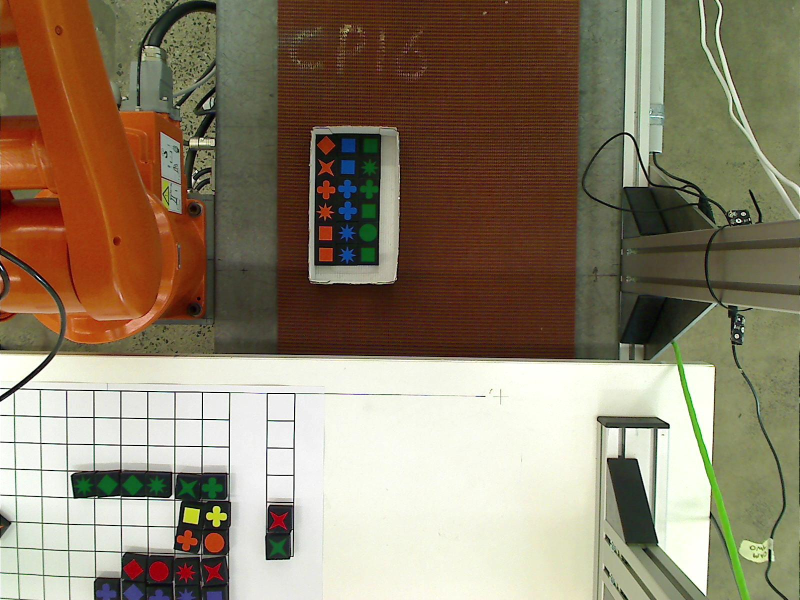
%> input picture Vision/detectConveyorBlocks/img1.jpg, 1600 x 1200 px (shown at 1/2 size)
$ octave --eval "result = detectConveyorBlocks(imread('img1.jpg'));"   (GNU Octave 9; MATLAB toolbox functions it lacks are replaced by stand-ins)
%> lines starting %> are read from the running program, lines starting %| are printed output that depends on the picture; in (x1, y1, x2, y2) boxes, pixels count from 0 and x2, y2 are one past the last pixel; in counts of white or black regions, pixels touching at a corner belong together; the program's own positions count from 1
### Vision/DetectConveyor/createConMask.m
function [BW,maskedRGBImage] = createConMask(RGB)
%createMask  Threshold RGB image using auto-generated code from colorThresholder app.
%  [BW,MASKEDRGBIMAGE] = createMask(RGB) thresholds image RGB using
%  auto-generated code from the colorThresholder app. The colorspace and
%  range for each channel of the colorspace were set within the app. The
%  segmentation mask is returned in BW, and a composite of the mask and
%  original RGB images is returned in maskedRGBImage.

% Auto-generated by colorThresholder app on 07-Oct-2017
%------------------------------------------------------


% Convert RGB image to chosen color space
I = rgb2hsv(RGB);
%> I: size 1200x1600x3 double; mean H, S, V 0.175, 0.368, 0.567

% Define thresholds for channel 1 based on histogram settings
channel1Min = 0.949;
channel1Max = 0.120;

% Define thresholds for channel 2 based on histogram settings
channel2Min = 0.412;
channel2Max = 1.000;

% Define thresholds for channel 3 based on histogram settings
channel3Min = 0.000;
channel3Max = 0.560;

% Create mask based on chosen histogram thresholds
sliderBW = ( (I(:,:,1) >= channel1Min) | (I(:,:,1) <= channel1Max) ) & ...
    (I(:,:,2) >= channel2Min ) & (I(:,:,2) <= channel2Max) & ...
    (I(:,:,3) >= channel3Min ) & (I(:,:,3) <= channel3Max);
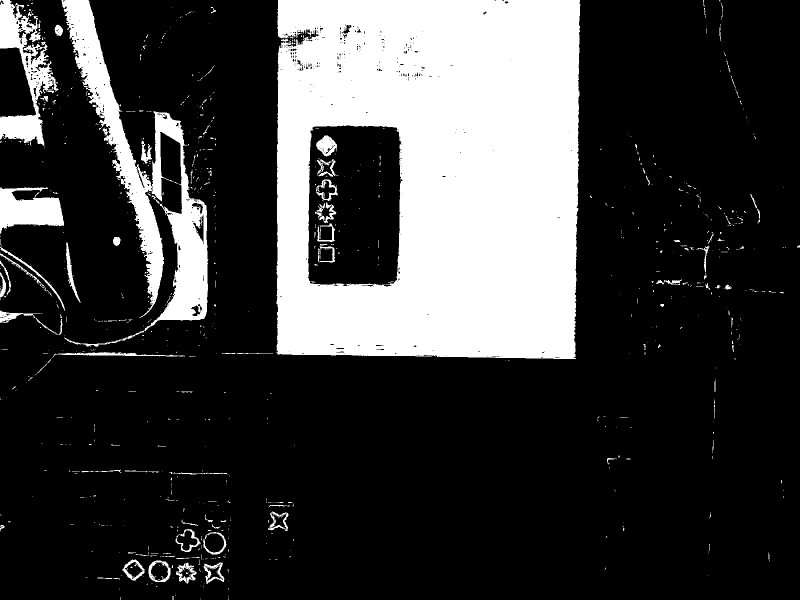
%> sliderBW: size 1200x1600 logical (shown at 1/2 size); 23.7% white; 961 white regions (856 under 20 px), largest, box (x1, y1, x2, y2) and area: (552, 0, 1161, 718) 368827, (123, 0, 417, 694) 46191, (0, 0, 117, 293) 12867
BW = sliderBW;

% Initialize output masked image based on input image.
maskedRGBImage = RGB;
%> maskedRGBImage is the input picture: size 1200x1600x3 uint8; mean R, G, B 140.7, 127.4, 105.5

% Set background pixels where BW is false to zero.
maskedRGBImage(repmat(~BW,[1 1 3])) = 0;
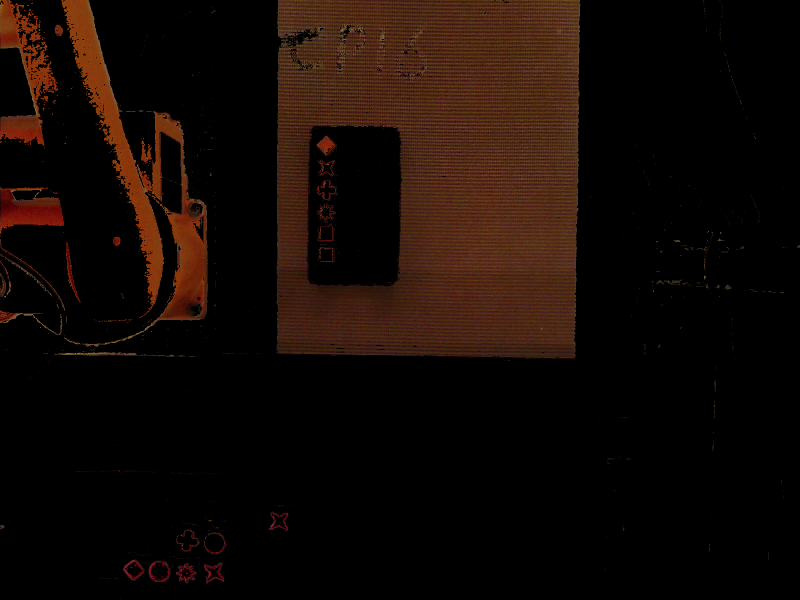
%> maskedRGBImage: size 1200x1600x3 uint8 (shown at 1/2 size); mean R, G, B 19.7, 9.7, 4.9

end

### Vision/detectConveyorBlocks/detectConveyorBlocks.m
function [blocks, box] = detectConveyorBlocks(im)
    % This function takes in a 1200 x 1600 image and detects a set of
    % blocks which reside within a carry box. It returns blocks which is
    % structured [x, y]. This allows the robot arm to swap blocks.

    % Generate conveyor mask
    Conveyor_BW = ~createConMask(im);
    Conveyor_BW(:,1:556) = 0;
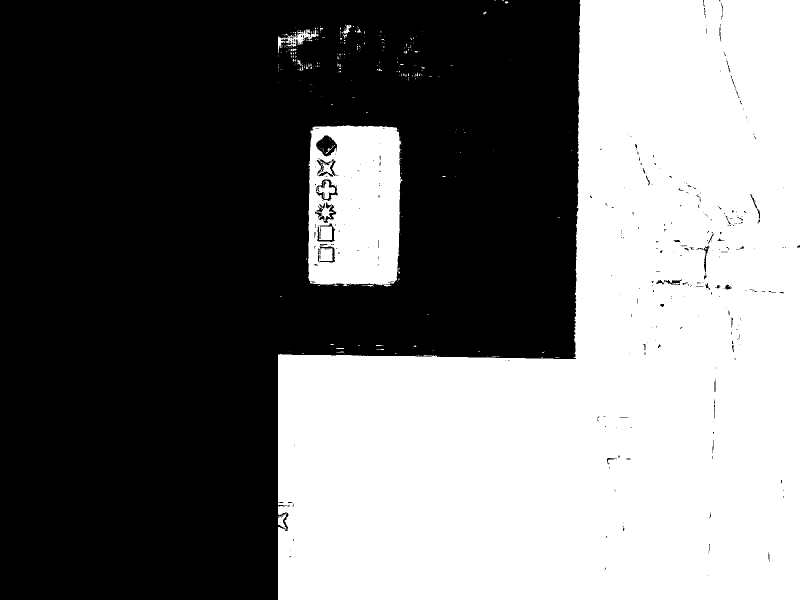
%> Conveyor_BW: size 1200x1600 logical (shown at 1/2 size); 45.7% white; 286 white regions (268 under 20 px), largest, box (x1, y1, x2, y2) and area: (556, 0, 1600, 1200) 822490, (616, 251, 805, 573) 52292, (556, 58, 637, 106) 1033
    Conveyor_BW(:,1137:end) = 0;
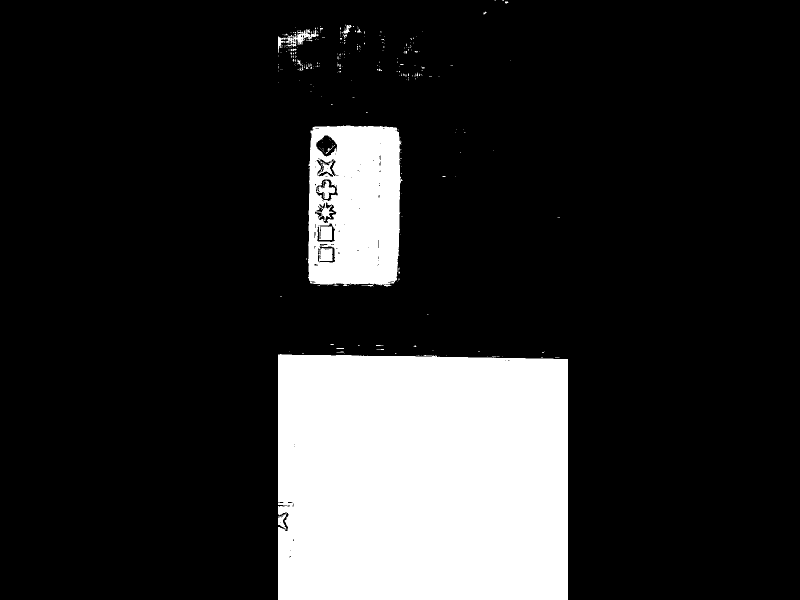
%> Conveyor_BW: size 1200x1600 logical (shown at 1/2 size); 17.6% white; 284 white regions (266 under 20 px), largest, box (x1, y1, x2, y2) and area: (556, 708, 1136, 1200) 282029, (616, 251, 805, 573) 52292, (556, 58, 637, 106) 1033
    Conveyor_BW(705:end,:) = 0;
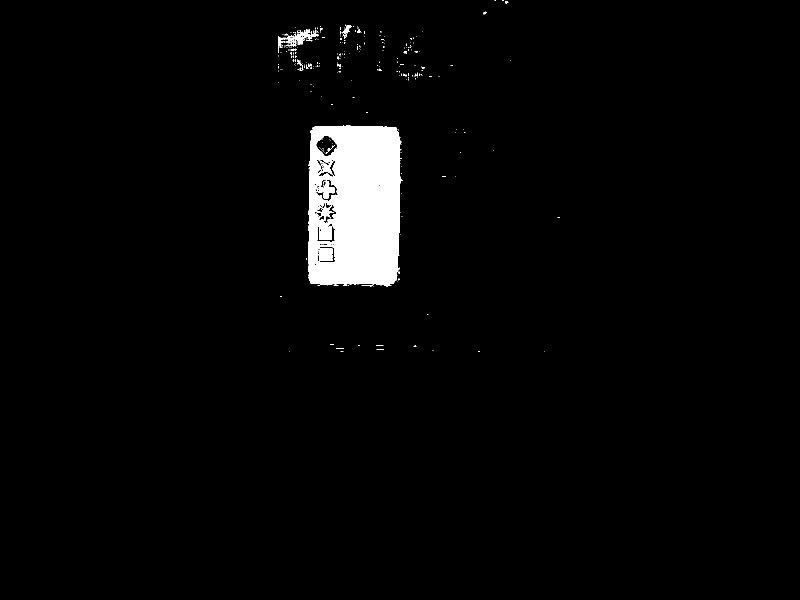
%> Conveyor_BW: size 1200x1600 logical (shown at 1/2 size); 2.9% white; 268 white regions (252 under 20 px)
    %figure(1); imshow(Conveyor_BW);

    %Insert Filled Image and create BoxMask
    con_stats = regionprops('table',Conveyor_BW,'Area','BoundingBox','FilledImage');
%> con_stats = 268 regions; largest, box (x1, y1, x2, y2) and Area: (616, 251, 805, 573) 52292, (556, 58, 637, 106) 1033, (634, 361, 670, 398) 597, (683, 50, 703, 67) 136, (595, 119, 605, 132) 47
    [~, idx] = max(con_stats.Area);
%> idx = 55

    BoxMask = false(size(Conveyor_BW));

    if con_stats.Area(idx) > 40000
        x0 = floor(con_stats.BoundingBox(idx,2));
%> x0 = 251
        y0 = floor(con_stats.BoundingBox(idx,1));
%> y0 = 616
        ix = 0:size(con_stats.FilledImage{idx},1)-1;
%> ix = 322 values from 0 to 321
        iy = 0:size(con_stats.FilledImage{idx},2)-1;
%> iy = 189 values from 0 to 188
        BoxMask(x0+ix,y0+iy) = con_stats.FilledImage{idx};
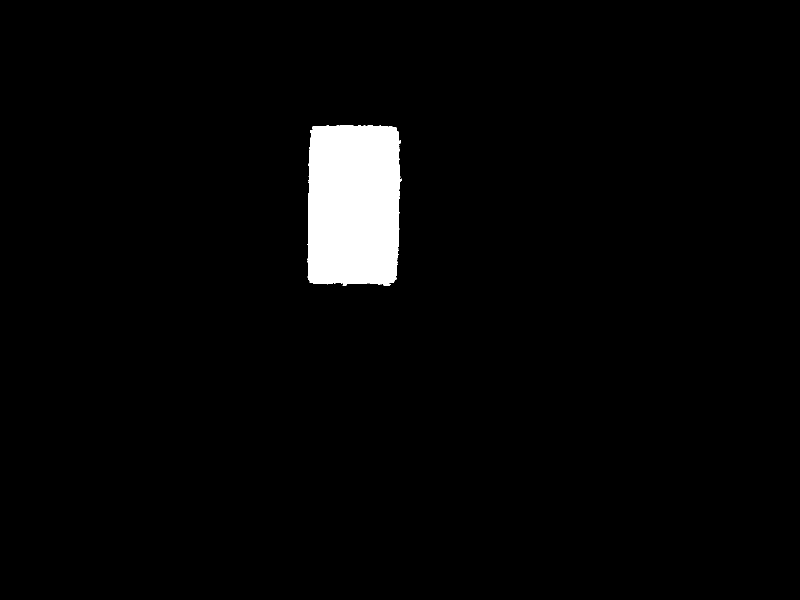
%> BoxMask: size 1200x1600 logical (shown at 1/2 size); 3% white; 1 white region, box (x1, y1, x2, y2) and area: (615, 250, 804, 572) 56683
    end

    %figure(2); imshow(BoxMask);

    if (any(BoxMask(:)))
        % Extract box regionprops
        box_stats = regionprops('table',BoxMask,'Centroid','Area','PixelList');
%> box_stats = 1 region; Area and Centroid: 56683 [707.9 410.2]
        [~, BoxIdx] = max(box_stats.Area);
%> BoxIdx = 1

        % Extract box center
        box.x = box_stats.Centroid(BoxIdx, 1);
%> box.x = 707.9
        box.y = box_stats.Centroid(BoxIdx, 2);
%> box.y = 410.2

        % Extract box orientation
%> (the run ends here)
